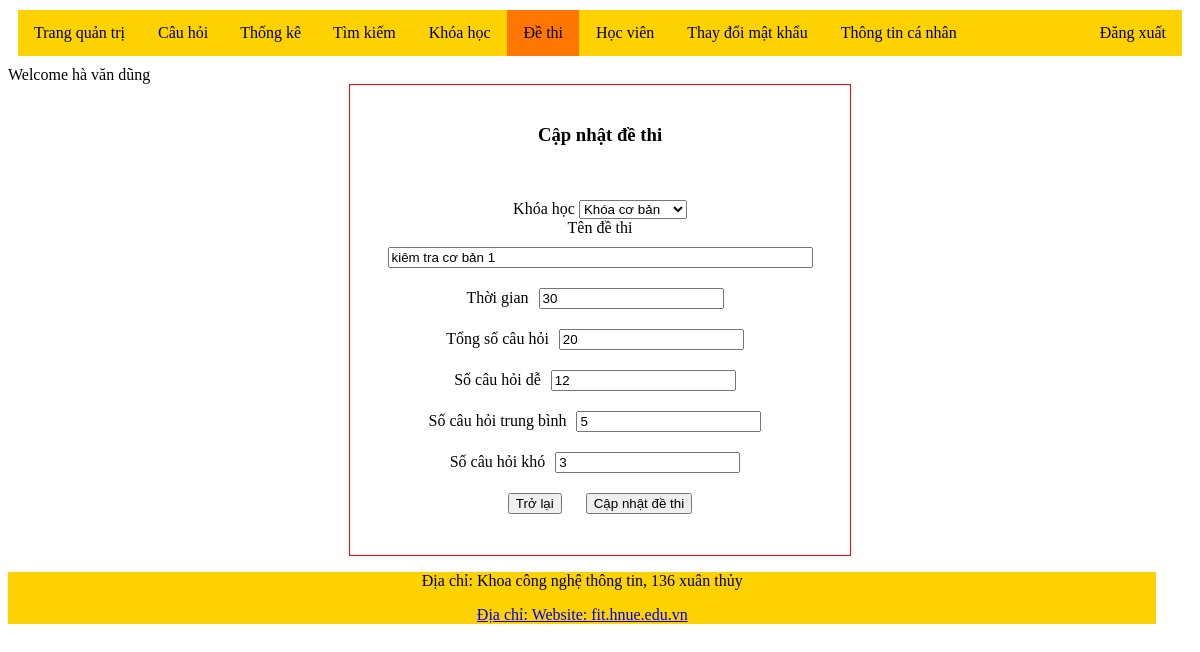
Page /update_dt.php?id=1 (signed in) on the committed database.
### tables this page shows
CREATE TABLE `exams` (
  `exam_id` int(11) NOT NULL,
  `course_id` int(11) DEFAULT NULL,
  `name` varchar(100) DEFAULT NULL,
  `total_number` int(11) DEFAULT NULL,
  `total_difficult` int(11) DEFAULT NULL,
  `total_medium` int(11) DEFAULT NULL,
  `total_easy` int(11) DEFAULT NULL,
  `create_day` timestamp NOT NULL DEFAULT current_timestamp(),
  `update_day` timestamp NOT NULL DEFAULT current_timestamp() ON UPDATE current_timestamp(),
  `minute` int(11) DEFAULT NULL
);

CREATE TABLE `course` (
  `course_id` int(11) NOT NULL,
  `name` varchar(100) DEFAULT NULL,
  `create_day` timestamp NOT NULL DEFAULT current_timestamp(),
  `update_day` timestamp NOT NULL DEFAULT current_timestamp() ON UPDATE current_timestamp()
);

### update_dt.php (the view, shortened to what this page needs)
<?php include 'connect.php' ?>
<!DOCTYPE html>
<html lang="en">
<head>
</head>
<body>
    <?php
    require 'header1.php';
    if (isset($_SESSION['user'])) {
        echo "Welcome " . $_SESSION['user'];
    } else {
        header('location: Form_DN.php');
    }
    ?>
    <form action="" method="post">
        <h3>Cập nhật đề thi</h2>
            <br>
            <?php
            $id = $_GET['id'];
            $de_thi = mysqli_query($conn, "SELECT * FROM exams WHERE exam_id='$id'");
            $thongtin_dt = mysqli_fetch_array($de_thi);
            $ma_khoa_hoc = $thongtin_dt[1];
            $result = mysqli_query($conn, "SELECT * FROM course");
            echo "<br>Khóa học ";
            echo "<select name=\"mkh\">";
            while ($row = mysqli_fetch_array($result)) { ?>
                <option <?php if ($ma_khoa_hoc == $row[0]) echo "selected"; ?> value=<?php echo $row[0] ?>> <?php echo $row[1] ?> </option>
            <?php }
            echo "</select>"; ?>
            <br>
            Tên đề thi<input type="text" name="tdt" size="50" value="<?php echo (isset($_POST['tdt']) && isset($_POST['submit'])) ? $_POST['tdt'] : $thongtin_dt[2] ?>">
            <br>
            Thời gian<input type="number" name="tg" size="50" value="<?php echo (isset($_POST['tg']) && isset($_POST['submit'])) ? $_POST['tg'] : $thongtin_dt[9] ?>">
            <br>
            Tổng số câu hỏi<input type="number" name="tsch" value="<?php echo (isset($_POST['tsch']) && isset($_POST['submit'])) ? $_POST['tsch'] : $thongtin_dt[3] ?>">
            <br>
            Số câu hỏi dễ<input type="number" name="schd" value="<?php echo (isset($_POST['schd']) && isset($_POST['submit'])) ? $_POST['schd'] : $thongtin_dt[6] ?>">
            <br>
            Số câu hỏi trung bình<input type="number" name="schtb" value="<?php echo (isset($_POST['schtb']) && isset($_POST['submit'])) ? $_POST['schtb'] : $thongtin_dt[5] ?>">
            <br>
            Số câu hỏi khó<input type="number" name="schk" value="<?php echo (isset($_POST['schk']) && isset($_POST['submit'])) ? $_POST['schk'] : $thongtin_dt[4] ?>">
            <br>
            <input type="submit" name="tro_lai" value="Trở lại">
            <input type="submit" name="submit" value="Cập nhật đề thi">
    </form>
</body>
<?php require 'footer.php'; ?>
</html>

### update_dt.php (style rules this page uses)
form { margin: auto; text-align: center; width: 500px; height: 450px; border: red solid 1px; padding-top: 20px; }
input { margin: 10px; }

### rows in the picture
exams: mkh "Khóa cơ bản", tdt "kiêm tra cơ bản 1", tg "30", tsch "20", schd "12", schtb "5", schk "3"

### other values in the picture
$_SESSION['user'] "hà văn dũng"
